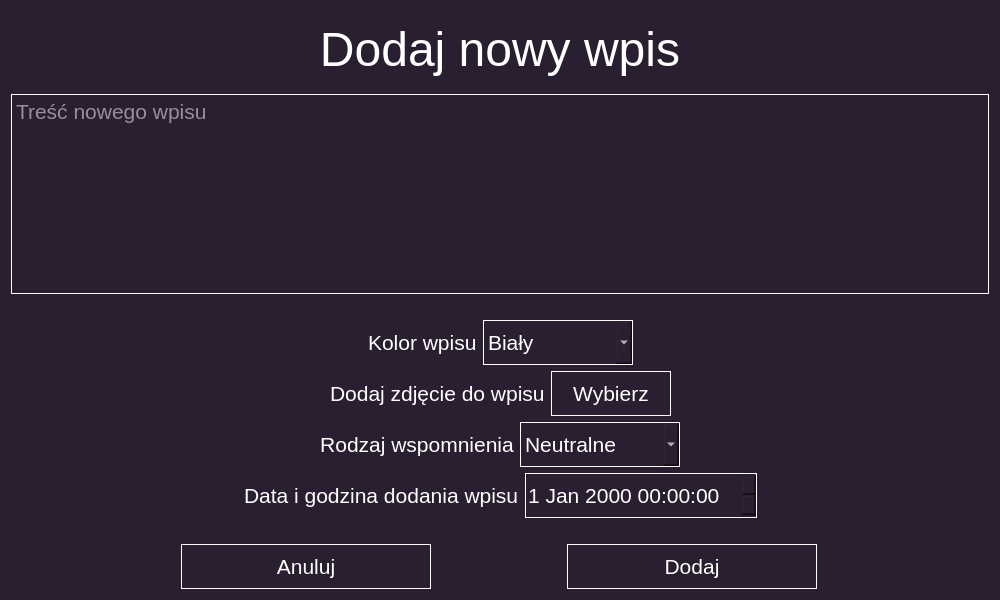
<?xml version="1.0" encoding="UTF-8"?>
<ui version="4.0">
 <class>oknoNowegoWpisu</class>
 <widget class="QDialog" name="oknoNowegoWpisu">
  <property name="geometry">
   <rect>
    <x>0</x>
    <y>0</y>
    <width>1000</width>
    <height>600</height>
   </rect>
  </property>
  <property name="windowTitle">
   <string>Dialog</string>
  </property>
  <property name="styleSheet">
   <string notr="true">background-color: rgb(42, 31, 48);
color: white;
background-color: rgb(42, 31, 48);
color: white;
</string>
  </property>
  <layout class="QVBoxLayout" name="verticalLayout">
   <item>
    <widget class="QLabel" name="TytulLabel">
     <property name="font">
      <font>
       <pointsize>36</pointsize>
      </font>
     </property>
     <property name="text">
      <string>Dodaj nowy wpis</string>
     </property>
     <property name="alignment">
      <set>Qt::AlignCenter</set>
     </property>
    </widget>
   </item>
   <item>
    <widget class="QTextEdit" name="TrescWpisu">
     <property name="minimumSize">
      <size>
       <width>0</width>
       <height>100</height>
      </size>
     </property>
     <property name="maximumSize">
      <size>
       <width>16777215</width>
       <height>200</height>
      </size>
     </property>
     <property name="font">
      <font>
       <pointsize>16</pointsize>
      </font>
     </property>
     <property name="styleSheet">
      <string notr="true">border: 1px solid white;</string>
     </property>
     <property name="placeholderText">
      <string>Treść nowego wpisu</string>
     </property>
    </widget>
   </item>
   <item>
    <spacer name="TrescOpcjaSpacer">
     <property name="orientation">
      <enum>Qt::Vertical</enum>
     </property>
     <property name="sizeType">
      <enum>QSizePolicy::Fixed</enum>
     </property>
     <property name="sizeHint" stdset="0">
      <size>
       <width>20</width>
       <height>20</height>
      </size>
     </property>
    </spacer>
   </item>
   <item>
    <layout class="QHBoxLayout" name="KolorLayout">
     <item>
      <spacer name="KolorLewySpacer">
       <property name="orientation">
        <enum>Qt::Horizontal</enum>
       </property>
       <property name="sizeType">
        <enum>QSizePolicy::Expanding</enum>
       </property>
       <property name="sizeHint" stdset="0">
        <size>
         <width>40</width>
         <height>20</height>
        </size>
       </property>
      </spacer>
     </item>
     <item>
      <widget class="QLabel" name="KolorLabel">
       <property name="font">
        <font>
         <pointsize>16</pointsize>
        </font>
       </property>
       <property name="text">
        <string>Kolor wpisu</string>
       </property>
      </widget>
     </item>
     <item>
      <widget class="QComboBox" name="Kolor">
       <property name="minimumSize">
        <size>
         <width>150</width>
         <height>35</height>
        </size>
       </property>
       <property name="maximumSize">
        <size>
         <width>250</width>
         <height>45</height>
        </size>
       </property>
       <property name="font">
        <font>
         <pointsize>16</pointsize>
        </font>
       </property>
       <property name="styleSheet">
        <string notr="true">Border: 1px solid white</string>
       </property>
       <item>
        <property name="text">
         <string>Biały</string>
        </property>
       </item>
       <item>
        <property name="text">
         <string>Żółty</string>
        </property>
       </item>
       <item>
        <property name="text">
         <string>Zielony</string>
        </property>
       </item>
      </widget>
     </item>
     <item>
      <spacer name="KolorPrawySpacer">
       <property name="orientation">
        <enum>Qt::Horizontal</enum>
       </property>
       <property name="sizeType">
        <enum>QSizePolicy::Expanding</enum>
       </property>
       <property name="sizeHint" stdset="0">
        <size>
         <width>40</width>
         <height>20</height>
        </size>
       </property>
      </spacer>
     </item>
    </layout>
   </item>
   <item>
    <layout class="QHBoxLayout" name="ZdjecieLayout">
     <item>
      <spacer name="ZdjecieLewySpacer">
       <property name="orientation">
        <enum>Qt::Horizontal</enum>
       </property>
       <property name="sizeHint" stdset="0">
        <size>
         <width>40</width>
         <height>20</height>
        </size>
       </property>
      </spacer>
     </item>
     <item>
      <widget class="QLabel" name="ZdjecieLabel">
       <property name="font">
        <font>
         <pointsize>16</pointsize>
        </font>
       </property>
       <property name="text">
        <string>Dodaj zdjęcie do wpisu</string>
       </property>
      </widget>
     </item>
     <item>
      <widget class="QPushButton" name="WybierzZdjecie">
       <property name="minimumSize">
        <size>
         <width>120</width>
         <height>35</height>
        </size>
       </property>
       <property name="maximumSize">
        <size>
         <width>200</width>
         <height>45</height>
        </size>
       </property>
       <property name="font">
        <font>
         <pointsize>16</pointsize>
        </font>
       </property>
       <property name="styleSheet">
        <string notr="true">Border: 1px solid white;</string>
       </property>
       <property name="text">
        <string>Wybierz</string>
       </property>
      </widget>
     </item>
     <item>
      <spacer name="ZdjeciePrawyLayout">
       <property name="orientation">
        <enum>Qt::Horizontal</enum>
       </property>
       <property name="sizeHint" stdset="0">
        <size>
         <width>40</width>
         <height>20</height>
        </size>
       </property>
      </spacer>
     </item>
    </layout>
   </item>
   <item>
    <layout class="QHBoxLayout" name="RodzajWspomnieniLayout">
     <item>
      <spacer name="RodzajWspomnieniLewySpacer">
       <property name="orientation">
        <enum>Qt::Horizontal</enum>
       </property>
       <property name="sizeHint" stdset="0">
        <size>
         <width>40</width>
         <height>20</height>
        </size>
       </property>
      </spacer>
     </item>
     <item>
      <widget class="QLabel" name="RodzajWspomnieniaLabel">
       <property name="font">
        <font>
         <pointsize>16</pointsize>
        </font>
       </property>
       <property name="text">
        <string>Rodzaj wspomnienia</string>
       </property>
       <property name="alignment">
        <set>Qt::AlignCenter</set>
       </property>
      </widget>
     </item>
     <item>
      <widget class="QComboBox" name="RodzajWspomnienia">
       <property name="minimumSize">
        <size>
         <width>160</width>
         <height>35</height>
        </size>
       </property>
       <property name="maximumSize">
        <size>
         <width>250</width>
         <height>45</height>
        </size>
       </property>
       <property name="font">
        <font>
         <pointsize>16</pointsize>
        </font>
       </property>
       <property name="styleSheet">
        <string notr="true">border: 1px solid white;</string>
       </property>
       <property name="currentIndex">
        <number>1</number>
       </property>
       <item>
        <property name="text">
         <string>Smutne</string>
        </property>
       </item>
       <item>
        <property name="text">
         <string>Neutralne</string>
        </property>
       </item>
       <item>
        <property name="text">
         <string>Radosne</string>
        </property>
       </item>
      </widget>
     </item>
     <item>
      <spacer name="RodzajWspomnieniaPrawySpacer">
       <property name="orientation">
        <enum>Qt::Horizontal</enum>
       </property>
       <property name="sizeHint" stdset="0">
        <size>
         <width>40</width>
         <height>20</height>
        </size>
       </property>
      </spacer>
     </item>
    </layout>
   </item>
   <item>
    <layout class="QHBoxLayout" name="DataTimeLayout">
     <item>
      <spacer name="DataTimeLewySpacer">
       <property name="orientation">
        <enum>Qt::Horizontal</enum>
       </property>
       <property name="sizeHint" stdset="0">
        <size>
         <width>40</width>
         <height>20</height>
        </size>
       </property>
      </spacer>
     </item>
     <item>
      <widget class="QLabel" name="DataTimeLabel">
       <property name="font">
        <font>
         <pointsize>16</pointsize>
        </font>
       </property>
       <property name="text">
        <string>Data i godzina dodania wpisu</string>
       </property>
      </widget>
     </item>
     <item>
      <widget class="QDateTimeEdit" name="DateTimeEdit">
       <property name="minimumSize">
        <size>
         <width>200</width>
         <height>35</height>
        </size>
       </property>
       <property name="maximumSize">
        <size>
         <width>250</width>
         <height>45</height>
        </size>
       </property>
       <property name="font">
        <font>
         <pointsize>16</pointsize>
        </font>
       </property>
       <property name="styleSheet">
        <string notr="true">Border: 1px solid white</string>
       </property>
      </widget>
     </item>
     <item>
      <spacer name="DataTimePrawySpacer">
       <property name="orientation">
        <enum>Qt::Horizontal</enum>
       </property>
       <property name="sizeHint" stdset="0">
        <size>
         <width>40</width>
         <height>20</height>
        </size>
       </property>
      </spacer>
     </item>
    </layout>
   </item>
   <item>
    <spacer name="OpcjeDodajAnulujSpacer">
     <property name="orientation">
      <enum>Qt::Vertical</enum>
     </property>
     <property name="sizeType">
      <enum>QSizePolicy::Fixed</enum>
     </property>
     <property name="sizeHint" stdset="0">
      <size>
       <width>20</width>
       <height>20</height>
      </size>
     </property>
    </spacer>
   </item>
   <item>
    <layout class="QHBoxLayout" name="ButtonLayout">
     <item>
      <spacer name="ButtonLewySpacer">
       <property name="orientation">
        <enum>Qt::Horizontal</enum>
       </property>
       <property name="sizeType">
        <enum>QSizePolicy::Preferred</enum>
       </property>
       <property name="sizeHint" stdset="0">
        <size>
         <width>40</width>
         <height>20</height>
        </size>
       </property>
      </spacer>
     </item>
     <item>
      <widget class="QPushButton" name="Anuluj">
       <property name="minimumSize">
        <size>
         <width>150</width>
         <height>35</height>
        </size>
       </property>
       <property name="maximumSize">
        <size>
         <width>250</width>
         <height>45</height>
        </size>
       </property>
       <property name="font">
        <font>
         <pointsize>16</pointsize>
        </font>
       </property>
       <property name="styleSheet">
        <string notr="true">Border: 1px solid white;</string>
       </property>
       <property name="text">
        <string>Anuluj</string>
       </property>
      </widget>
     </item>
     <item>
      <widget class="QPushButton" name="Dodaj">
       <property name="minimumSize">
        <size>
         <width>150</width>
         <height>35</height>
        </size>
       </property>
       <property name="maximumSize">
        <size>
         <width>250</width>
         <height>45</height>
        </size>
       </property>
       <property name="font">
        <font>
         <pointsize>16</pointsize>
        </font>
       </property>
       <property name="styleSheet">
        <string notr="true">Border: 1px solid white;</string>
       </property>
       <property name="text">
        <string>Dodaj</string>
       </property>
      </widget>
     </item>
     <item>
      <spacer name="ButtonPrawySpacer">
       <property name="orientation">
        <enum>Qt::Horizontal</enum>
       </property>
       <property name="sizeType">
        <enum>QSizePolicy::Preferred</enum>
       </property>
       <property name="sizeHint" stdset="0">
        <size>
         <width>40</width>
         <height>20</height>
        </size>
       </property>
      </spacer>
     </item>
    </layout>
   </item>
  </layout>
 </widget>
 <resources/>
 <connections/>
</ui>
